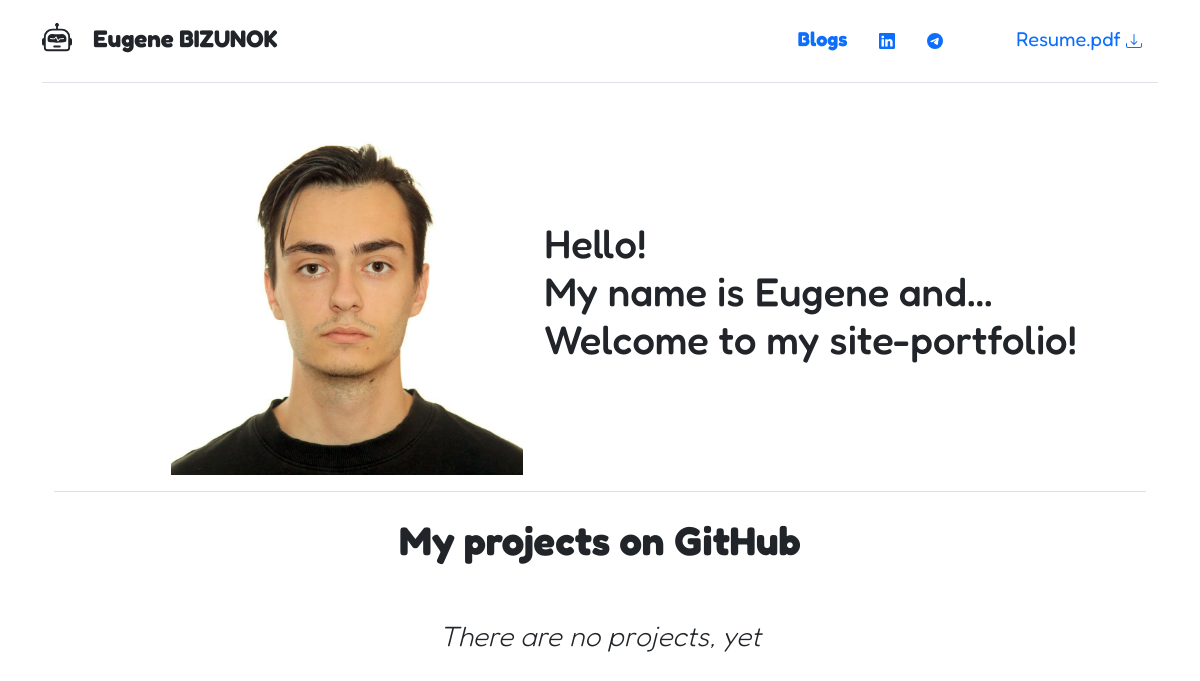
The app's page /, older data.
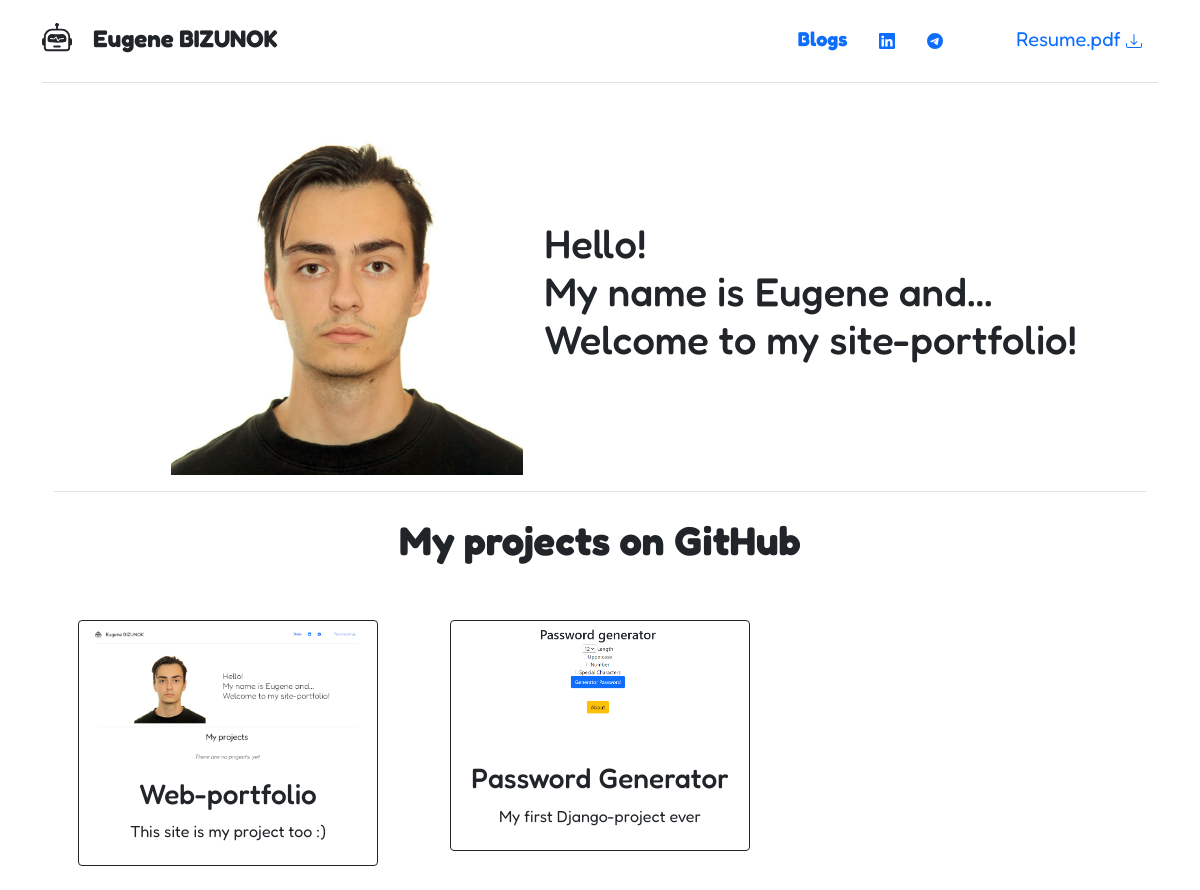
The same page, newer data.
### portfolio/models.py (models this page shows, shortened)
class Project(models.Model):
    title = models.CharField(max_length=100)
    description = models.CharField(max_length=250)
    image = models.ImageField(upload_to='portfolio/images/')
    url = models.URLField(blank=True)

### portfolio/views.py (the view)
# urls.py: path('', views.portfolio, name='portfolio'),
def portfolio(request):
    projects = Project.objects.all()
    return render(request, 'portfolio.html', {'projects': projects})

### portfolio/templates/portfolio.html
{% extends 'base.html'%}
{% block body %}
{% load static %}
<div class="d-flex justify-content-evenly py-3 mb-4 border-bottom">
  <img src="{% static 'portfolio/photo.jpg' %}" width="400" class='ps-5 ms-5'>
  <h1 class="text-start py-5 mt-5 me-5">Hello!<br> My name is Eugene and...<br>Welcome to my site-portfolio!</h1>
</div>
<h1 class="fw-bold">My projects on GitHub</h1>
<br>
<br>
{% if not projects %}
<h3 class="fst-italic fw-lighter">There are no projects, yet</h3>
{% endif %}
<div class="row">
  {% for project in projects %}
    <div class="col-lg-4 col-md-6">
      <div class="container text-center">
        {% if project.url %}
        <a class="mb-4 btn btn-outline-dark" href="{{ project.url }}">
          <img src="{{ project.image.url }}" class="card-img-top img-fluid" width="100%" height="300">
          <h3>{{ project.title }}</h3>
          <p>{{ project.description }}</p>
        </a>
        {% else %}
        <a class="mb-4 btn btn-outline-dark" href="{{ project.url }}">
          <img src="{{ project.image.url }}" class="card-img-top img-fluid" width="100%" height="300">
          <h3>{{ project.title }}</h3>
          <p>{{ project.description }}</p>
        </a>
        {% endif %}
      </div>
    </div>
  {% endfor %}
</div>
{% endblock %}

### portfolio/templates/base.html (shortened to what this page needs)
  <!doctype html>
  {% load static %}
  <html lang="en">
    <head>
      <link href="https://cdn.jsdelivr.net/npm/bootstrap@5.1.3/dist/css/bootstrap.min.css" rel="stylesheet">
      <link href="{% static 'portfolio/style.css' %}" rel="stylesheet">
    </head>
    <body>
      <div class="container">
        <header class="d-flex justify-content-between py-3 mb-4 border-bottom">
            <a class="navbar-brand link-dark" href="{% url 'portfolio' %}">
            <div class="bd-highlight pe-5">
              <span class="fs-4 p-3 fw-bold">Eugene BIZUNOK</span>
            </div>
            </a>
            <ul class="fs-5 nav justify-content-end">
              <li class="nav-item">
                <a class="nav-link fw-bold" href="{% url 'blog:allblogs' %}">Blogs</a>
              </li>
              <li class="nav-item">
                <a class="nav-link" href="{% url 'portfolio' %}"></a>
              </li>
              <li class="nav-item">
                <a class="nav-link" href="https://t.me/eugenebizunok"></a>
              <li>&nbsp&nbsp&nbsp&nbsp&nbsp&nbsp&nbsp&nbsp
              </li>
              <li class="nav-item">
                <a class="nav-link" aria-current="page" href="{% static 'portfolio/резюме.docx' %}">Resume.pdf </a>
              </li>
            </ul>
          </header>
          <div class="container text-center">
          {% block body %} {% endblock %}
          </div>
        </div>
    </body>
  </html>

### portfolio/static/portfolio/style.css (style rules this page uses)
body { font-family: 'Fredoka', sans-serif; }
.btn { position:relative }

Row changes from the older to the newer data that the page shows:
added Project: image (picture), title "Web-portfolio", description "This site is my project too :)"
added Project: image (picture), title "Password Generator", description "My first Django-project ever"
Text that changed along with them:
text no longer shown: "There are no projects, yet"
